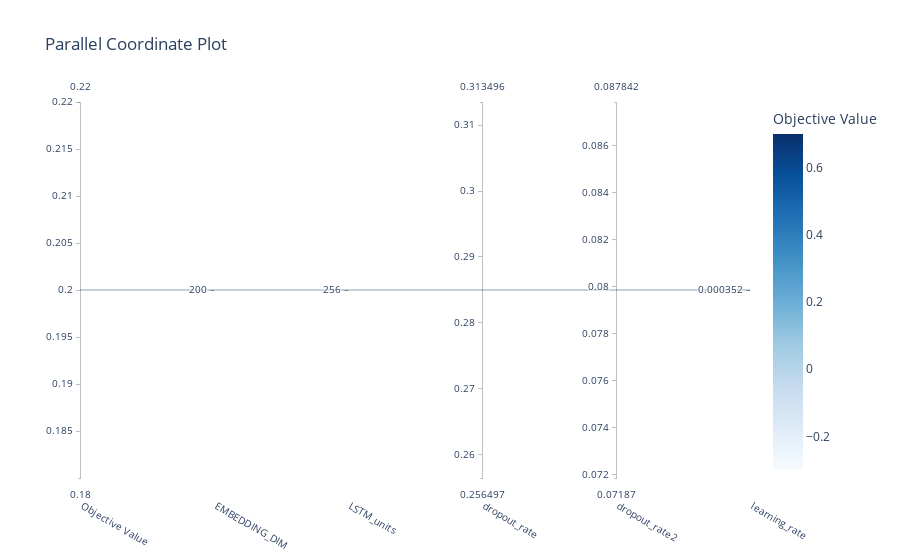

The cell this chart's notebook holds for it:
### Code cell
optuna.visualization.plot_parallel_coordinate(study)

### Figure 1 — Plotly figure (JSON) as saved in the notebook; plotly's stock layout.template omitted (floating-point values rounded to 4 significant figures)
{"data": [{"dimensions": [{"label": "Objective Value", "range": [0.2, 0.2], "values": [0.2]}, {"label": "EMBEDDING_DIM", "range": [0, 0], "ticktext": ["200"], "tickvals": [0], "values": [0]}, {"label": "LSTM_units", "range": [0, 0], "ticktext": ["256"], "tickvals": [0], "values": [0]}, {"label": "dropout_rate", "range": [0.285, 0.285], "values": [0.285]}, {"label": "dropout_rate2", "range": [0.07986, 0.07986], "values": [0.07986]}, {"label": "learning_rate", "range": [-3.453, -3.453], "ticktext": ["0.000352"], "tickvals": [-3.453], "values": [-3.453]}], "labelangle": 30, "labelside": "bottom", "line": {"color": [0.2], "colorbar": {"title": {"text": "Objective Value"}}, "colorscale": [[0, "rgb(247,251,255)"], [0.125, "rgb(222,235,247)"], [0.25, "rgb(198,219,239)"], [0.375, "rgb(158,202,225)"], [0.5, "rgb(107,174,214)"], [0.625, "rgb(66,146,198)"], [0.75, "rgb(33,113,181)"], [0.875, "rgb(8,81,156)"], [1, "rgb(8,48,107)"]], "reversescale": false, "showscale": true}, "type": "parcoords"}], "layout": {"title": {"text": "Parallel Coordinate Plot"}}}
